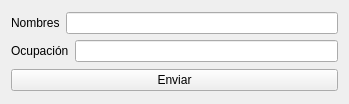
<?xml version="1.0" encoding="UTF-8"?>
<ui version="4.0">
 <class>Widget</class>
 <widget class="QWidget" name="Widget">
  <property name="geometry">
   <rect>
    <x>0</x>
    <y>0</y>
    <width>349</width>
    <height>104</height>
   </rect>
  </property>
  <property name="windowTitle">
   <string>Form</string>
  </property>
  <layout class="QVBoxLayout" name="verticalLayout_2">
   <item>
    <layout class="QVBoxLayout" name="verticalLayout">
     <item>
      <layout class="QHBoxLayout" name="horizontalLayout">
       <item>
        <widget class="QLabel" name="label">
         <property name="text">
          <string>Nombres</string>
         </property>
        </widget>
       </item>
       <item>
        <widget class="QLineEdit" name="txt_nombres"/>
       </item>
      </layout>
     </item>
     <item>
      <layout class="QHBoxLayout" name="horizontalLayout_2">
       <item>
        <widget class="QLabel" name="label_2">
         <property name="text">
          <string>Ocupación</string>
         </property>
        </widget>
       </item>
       <item>
        <widget class="QLineEdit" name="txt_ocupacion"/>
       </item>
      </layout>
     </item>
    </layout>
   </item>
   <item>
    <widget class="QPushButton" name="btn_enviar">
     <property name="text">
      <string>Enviar</string>
     </property>
    </widget>
   </item>
  </layout>
 </widget>
 <resources/>
 <connections/>
</ui>
